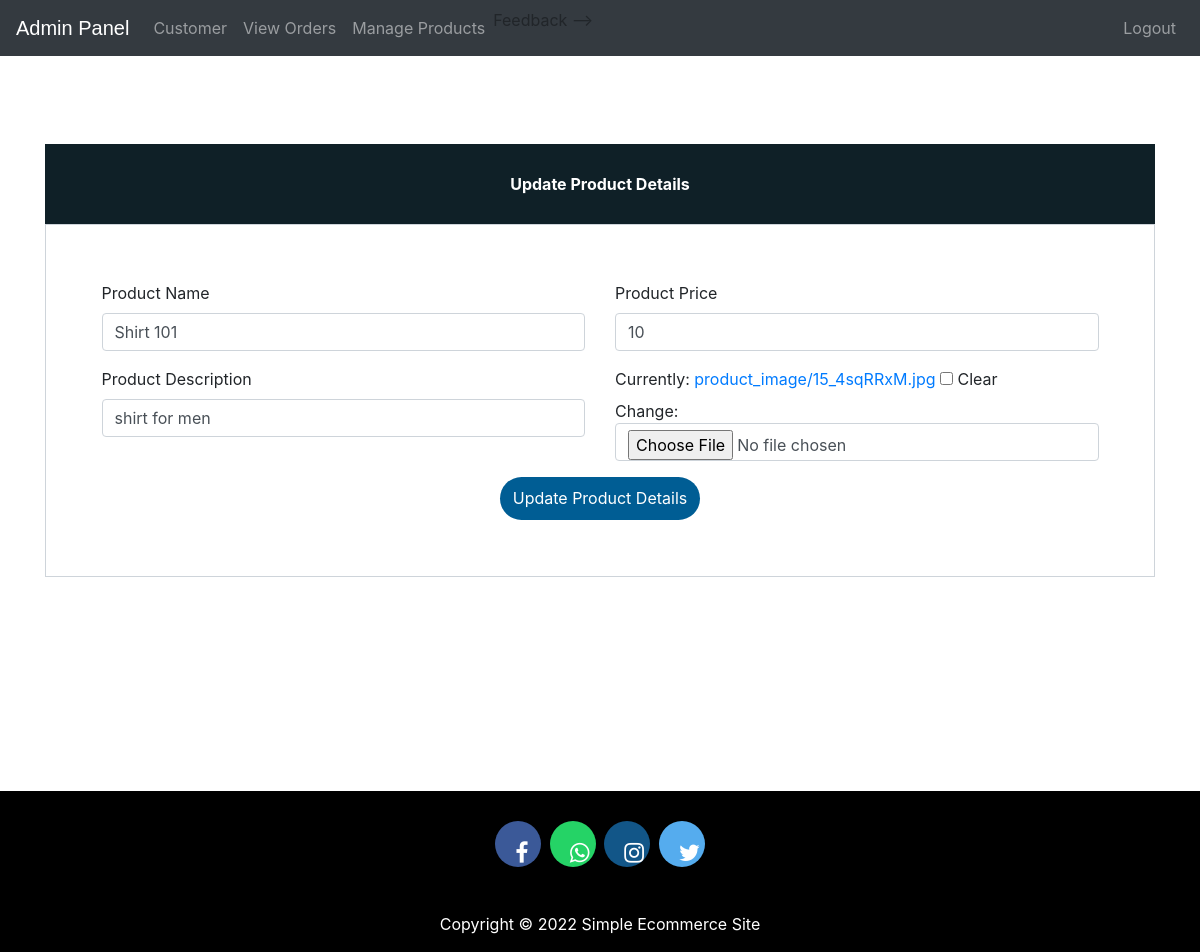
The app's page /update-product/1 (signed in) with its own data.
### ecom/models.py (models this page shows, shortened)
class Product(models.Model):
    name=models.CharField(max_length=40)
    product_image= models.ImageField(upload_to='product_image/',null=True,blank=True)
    price = models.PositiveIntegerField()
    description=models.CharField(max_length=40)

### ecom/views.py (the view)
# urls.py: path('update-product/<int:pk>', views.update_product_view,name='update-product'),
@login_required(login_url='adminlogin')
def update_product_view(request,pk):
    product=models.Product.objects.get(id=pk)
    productForm=forms.ProductForm(instance=product)
    if request.method=='POST':
        productForm=forms.ProductForm(request.POST,request.FILES,instance=product)
        if productForm.is_valid():
            productForm.save()
            return redirect('admin-products')
    return render(request,'ecom/admin_update_product.html',{'productForm':productForm})

### ecom/forms.py
class ProductForm(forms.ModelForm):
    class Meta:
        model=models.Product
        fields=['name','price','description','product_image']

### templates/ecom/admin_update_product.html (shortened to what this page needs)
{% extends 'ecom/admin_base.html' %} {% load widget_tweaks %} {% block content %}
<head>
    <link href="//maxcdn.bootstrapcdn.com/bootstrap/4.1.1/css/bootstrap.min.css" rel="stylesheet" id="bootstrap-css">
</head>
<br><br><br><br><br><br>
<form method="post" enctype="multipart/form-data">
    <div class="container register-form">
        <div class="form">
            <div class="note">
                <p>Update Product Details</p>
            </div>
            <div class="form-content">
                <div class="row">
                    <div class="col-md-6">
                        <div class="form-group">
                            <label for="">Product Name</label> {% render_field productForm.name class="form-control" placeholder="Product Name" %}
                        </div>
                        <div class="form-group">
                            <label for="">Product Description</label> {% render_field productForm.description class="form-control" placeholder="Description" %}
                        </div>
                    </div>
                    <div class="col-md-6">
                        <div class="form-group">
                            <label for="">Product Price</label> {% render_field productForm.price class="form-control" placeholder="Price" %}
                        </div>
                        <div class="form-group">
                            {% render_field productForm.product_image class="form-control" placeholder="product_image" %}
                        </div>
                    </div>
                </div>
                <div>
                    <center><button type="submit" class="btnSubmit">Update Product Details</button></center>
                </div>
            </div>
        </div>
    </div>
</form>
{% endblock content %}

### templates/ecom/admin_base.html (style rules this page uses)
p { text-align: center; }

### templates/ecom/admin_update_product.html (style rules this page uses)
a:link { text-decoration: none; }
.note { text-align: center; height: 80px; background: #0F2027; color: #fff; font-weight: bold; line-height: 80px; }
.form-content { padding: 5%; border: 1px solid #ced4da; margin-bottom: 2%; }
.form-control { border-radius: 1.5rem; }
.btnSubmit { border: none; border-radius: 1.5rem; padding: 1%; width: 20%; cursor: pointer; background: #005d94; color: #fff; }

### records on screen
Product: name "Shirt 101", description "shirt for men", price "10"
